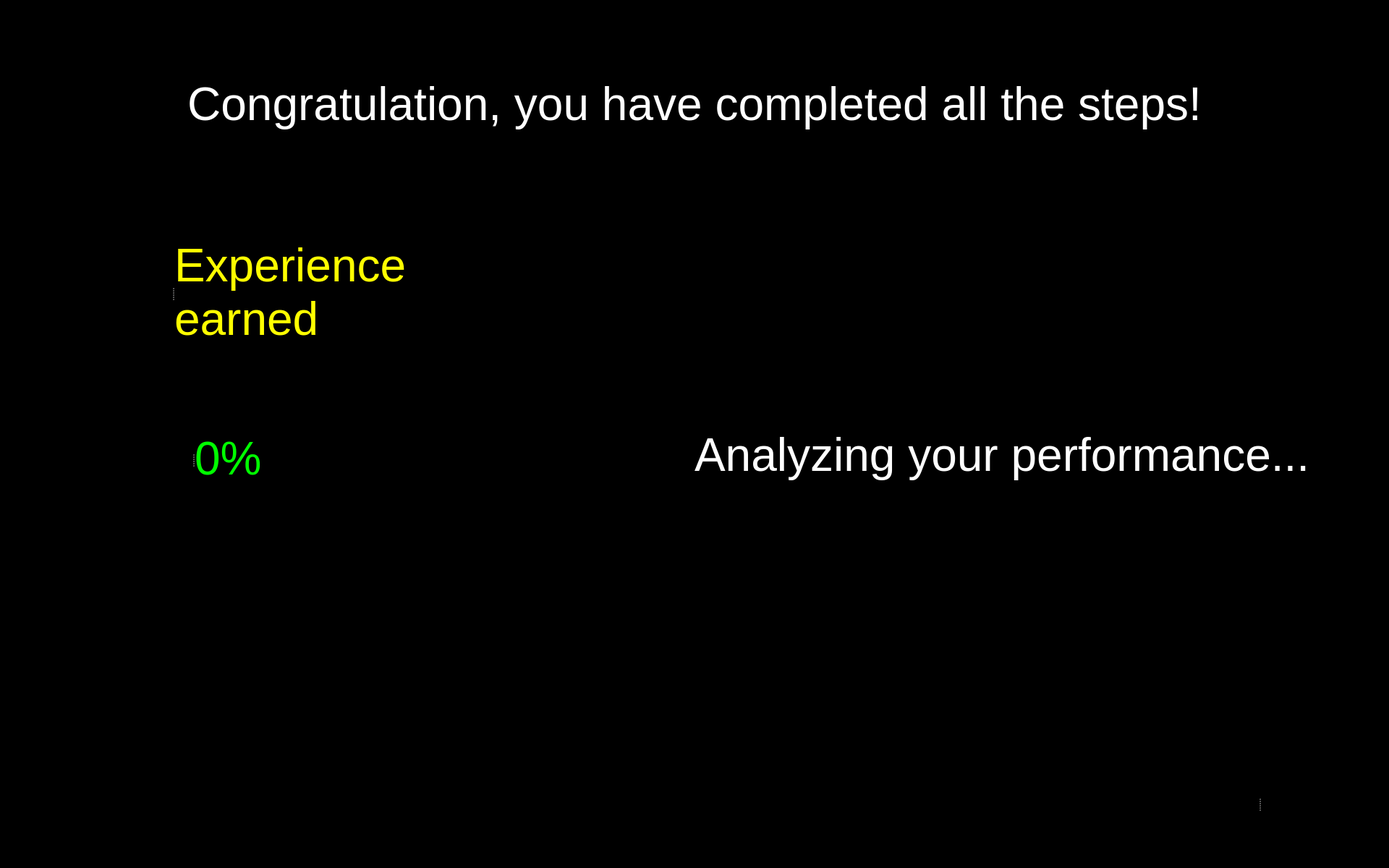
<?xml version="1.0" encoding="UTF-8"?>
<ui version="4.0">
 <class>FoodAssist</class>
 <widget class="QWidget" name="FoodAssist">
  <property name="windowModality">
   <enum>Qt::WindowModal</enum>
  </property>
  <property name="enabled">
   <bool>true</bool>
  </property>
  <property name="geometry">
   <rect>
    <x>0</x>
    <y>0</y>
    <width>1920</width>
    <height>1200</height>
   </rect>
  </property>
  <property name="sizePolicy">
   <sizepolicy hsizetype="Preferred" vsizetype="Preferred">
    <horstretch>0</horstretch>
    <verstretch>0</verstretch>
   </sizepolicy>
  </property>
  <property name="minimumSize">
   <size>
    <width>0</width>
    <height>0</height>
   </size>
  </property>
  <property name="maximumSize">
   <size>
    <width>1920</width>
    <height>1200</height>
   </size>
  </property>
  <property name="windowTitle">
   <string>Food Assist</string>
  </property>
  <property name="windowOpacity">
   <double>1.000000000000000</double>
  </property>
  <property name="styleSheet">
   <string notr="true">background-color: rgb(0, 0, 0);</string>
  </property>
  <widget class="QLabel" name="label_party">
   <property name="geometry">
    <rect>
     <x>800</x>
     <y>260</y>
     <width>300</width>
     <height>300</height>
    </rect>
   </property>
   <property name="text">
    <string/>
   </property>
   <property name="pixmap">
    <pixmap resource="resources/res.qrc">:/img/Partying Face.png</pixmap>
   </property>
   <property name="alignment">
    <set>Qt::AlignCenter</set>
   </property>
  </widget>
  <widget class="QLabel" name="label_text_2">
   <property name="geometry">
    <rect>
     <x>960</x>
     <y>550</y>
     <width>911</width>
     <height>161</height>
    </rect>
   </property>
   <property name="font">
    <font>
     <family>Arial</family>
     <pointsize>48</pointsize>
     <weight>9</weight>
     <italic>false</italic>
     <bold>false</bold>
    </font>
   </property>
   <property name="styleSheet">
    <string notr="true">font: 75 48pt &quot;Arial&quot;;
color: rgb(255, 255, 255);</string>
   </property>
   <property name="text">
    <string>Analyzing your performance...</string>
   </property>
   <property name="textFormat">
    <enum>Qt::RichText</enum>
   </property>
   <property name="alignment">
    <set>Qt::AlignLeading|Qt::AlignLeft|Qt::AlignVCenter</set>
   </property>
   <property name="wordWrap">
    <bool>true</bool>
   </property>
  </widget>
  <widget class="QPushButton" name="button_view">
   <property name="enabled">
    <bool>true</bool>
   </property>
   <property name="geometry">
    <rect>
     <x>800</x>
     <y>560</y>
     <width>150</width>
     <height>150</height>
    </rect>
   </property>
   <property name="minimumSize">
    <size>
     <width>81</width>
     <height>81</height>
    </size>
   </property>
   <property name="maximumSize">
    <size>
     <width>150</width>
     <height>150</height>
    </size>
   </property>
   <property name="cursor">
    <cursorShape>OpenHandCursor</cursorShape>
   </property>
   <property name="focusPolicy">
    <enum>Qt::WheelFocus</enum>
   </property>
   <property name="contextMenuPolicy">
    <enum>Qt::DefaultContextMenu</enum>
   </property>
   <property name="layoutDirection">
    <enum>Qt::LeftToRight</enum>
   </property>
   <property name="autoFillBackground">
    <bool>false</bool>
   </property>
   <property name="styleSheet">
    <string notr="true"/>
   </property>
   <property name="icon">
    <iconset resource="resources/res.qrc">
     <normaloff>:/buttons/Button View.svg</normaloff>:/buttons/Button View.svg</iconset>
   </property>
   <property name="iconSize">
    <size>
     <width>144</width>
     <height>144</height>
    </size>
   </property>
   <property name="autoDefault">
    <bool>false</bool>
   </property>
   <property name="default">
    <bool>false</bool>
   </property>
   <property name="flat">
    <bool>true</bool>
   </property>
  </widget>
  <widget class="QWidget" name="widget_2" native="true">
   <property name="geometry">
    <rect>
     <x>1559</x>
     <y>1030</y>
     <width>361</width>
     <height>161</height>
    </rect>
   </property>
   <property name="styleSheet">
    <string notr="true">background-color: rgb(0,0,0);</string>
   </property>
   <widget class="QSplitter" name="splitter_2">
    <property name="geometry">
     <rect>
      <x>6</x>
      <y>6</y>
      <width>351</width>
      <height>150</height>
     </rect>
    </property>
    <property name="frameShape">
     <enum>QFrame::NoFrame</enum>
    </property>
    <property name="frameShadow">
     <enum>QFrame::Plain</enum>
    </property>
    <property name="lineWidth">
     <number>0</number>
    </property>
    <property name="orientation">
     <enum>Qt::Horizontal</enum>
    </property>
    <property name="opaqueResize">
     <bool>false</bool>
    </property>
    <property name="handleWidth">
     <number>53</number>
    </property>
    <property name="childrenCollapsible">
     <bool>false</bool>
    </property>
    <widget class="QPushButton" name="button_restart">
     <property name="enabled">
      <bool>true</bool>
     </property>
     <property name="minimumSize">
      <size>
       <width>81</width>
       <height>81</height>
      </size>
     </property>
     <property name="maximumSize">
      <size>
       <width>150</width>
       <height>150</height>
      </size>
     </property>
     <property name="cursor">
      <cursorShape>OpenHandCursor</cursorShape>
     </property>
     <property name="focusPolicy">
      <enum>Qt::WheelFocus</enum>
     </property>
     <property name="contextMenuPolicy">
      <enum>Qt::DefaultContextMenu</enum>
     </property>
     <property name="layoutDirection">
      <enum>Qt::LeftToRight</enum>
     </property>
     <property name="autoFillBackground">
      <bool>false</bool>
     </property>
     <property name="styleSheet">
      <string notr="true"/>
     </property>
     <property name="icon">
      <iconset>
       <normaloff>resources/Button Restart.svg</normaloff>resources/Button Restart.svg</iconset>
     </property>
     <property name="iconSize">
      <size>
       <width>144</width>
       <height>144</height>
      </size>
     </property>
     <property name="autoDefault">
      <bool>false</bool>
     </property>
     <property name="default">
      <bool>false</bool>
     </property>
     <property name="flat">
      <bool>true</bool>
     </property>
    </widget>
    <widget class="QPushButton" name="button_exit">
     <property name="enabled">
      <bool>true</bool>
     </property>
     <property name="minimumSize">
      <size>
       <width>81</width>
       <height>81</height>
      </size>
     </property>
     <property name="maximumSize">
      <size>
       <width>150</width>
       <height>150</height>
      </size>
     </property>
     <property name="cursor">
      <cursorShape>OpenHandCursor</cursorShape>
     </property>
     <property name="focusPolicy">
      <enum>Qt::WheelFocus</enum>
     </property>
     <property name="contextMenuPolicy">
      <enum>Qt::DefaultContextMenu</enum>
     </property>
     <property name="icon">
      <iconset resource="resources/res.qrc">
       <normaloff>:/buttons/Button Exit.svg</normaloff>:/buttons/Button Exit.svg</iconset>
     </property>
     <property name="iconSize">
      <size>
       <width>144</width>
       <height>144</height>
      </size>
     </property>
     <property name="autoDefault">
      <bool>false</bool>
     </property>
     <property name="default">
      <bool>false</bool>
     </property>
     <property name="flat">
      <bool>true</bool>
     </property>
    </widget>
   </widget>
  </widget>
  <widget class="QLabel" name="label_text_1">
   <property name="geometry">
    <rect>
     <x>40</x>
     <y>20</y>
     <width>1840</width>
     <height>250</height>
    </rect>
   </property>
   <property name="font">
    <font>
     <family>Arial</family>
     <pointsize>48</pointsize>
     <weight>9</weight>
     <italic>false</italic>
     <bold>false</bold>
    </font>
   </property>
   <property name="styleSheet">
    <string notr="true">font: 75 48pt &quot;Arial&quot;;
color: rgb(255, 255, 255);</string>
   </property>
   <property name="text">
    <string>Congratulation, you have completed all the steps!</string>
   </property>
   <property name="textFormat">
    <enum>Qt::RichText</enum>
   </property>
   <property name="alignment">
    <set>Qt::AlignCenter</set>
   </property>
   <property name="wordWrap">
    <bool>true</bool>
   </property>
  </widget>
  <widget class="QWidget" name="widget_score" native="true">
   <property name="geometry">
    <rect>
     <x>230</x>
     <y>560</y>
     <width>500</width>
     <height>150</height>
    </rect>
   </property>
   <widget class="QSplitter" name="splitter_3">
    <property name="geometry">
     <rect>
      <x>0</x>
      <y>0</y>
      <width>500</width>
      <height>150</height>
     </rect>
    </property>
    <property name="orientation">
     <enum>Qt::Horizontal</enum>
    </property>
    <widget class="QLabel" name="score_flag">
     <property name="enabled">
      <bool>true</bool>
     </property>
     <property name="sizePolicy">
      <sizepolicy hsizetype="Preferred" vsizetype="Preferred">
       <horstretch>0</horstretch>
       <verstretch>0</verstretch>
      </sizepolicy>
     </property>
     <property name="maximumSize">
      <size>
       <width>150</width>
       <height>150</height>
      </size>
     </property>
     <property name="text">
      <string/>
     </property>
     <property name="pixmap">
      <pixmap resource="resources/res.qrc">:/img/Score Flag.svg</pixmap>
     </property>
    </widget>
    <widget class="QLabel" name="label_text_score">
     <property name="font">
      <font>
       <family>Arial</family>
       <pointsize>48</pointsize>
       <weight>9</weight>
       <italic>false</italic>
       <bold>false</bold>
      </font>
     </property>
     <property name="styleSheet">
      <string notr="true">font: 75 48pt &quot;Arial&quot;;
color: rgb(0, 255, 0);</string>
     </property>
     <property name="text">
      <string>0%</string>
     </property>
     <property name="textFormat">
      <enum>Qt::RichText</enum>
     </property>
     <property name="alignment">
      <set>Qt::AlignLeading|Qt::AlignLeft|Qt::AlignVCenter</set>
     </property>
     <property name="wordWrap">
      <bool>true</bool>
     </property>
    </widget>
   </widget>
  </widget>
  <widget class="QWidget" name="widget_xp" native="true">
   <property name="geometry">
    <rect>
     <x>230</x>
     <y>330</y>
     <width>500</width>
     <height>150</height>
    </rect>
   </property>
   <widget class="QSplitter" name="splitter">
    <property name="geometry">
     <rect>
      <x>0</x>
      <y>0</y>
      <width>500</width>
      <height>150</height>
     </rect>
    </property>
    <property name="orientation">
     <enum>Qt::Horizontal</enum>
    </property>
    <widget class="QLabel" name="xp_bolt">
     <property name="maximumSize">
      <size>
       <width>150</width>
       <height>150</height>
      </size>
     </property>
     <property name="text">
      <string/>
     </property>
     <property name="pixmap">
      <pixmap resource="resources/res.qrc">:/img/XP Bolt.svg</pixmap>
     </property>
    </widget>
    <widget class="QLabel" name="label_text_xp">
     <property name="font">
      <font>
       <family>Arial</family>
       <pointsize>48</pointsize>
       <weight>9</weight>
       <italic>false</italic>
       <bold>false</bold>
      </font>
     </property>
     <property name="styleSheet">
      <string notr="true">font: 75 48pt &quot;Arial&quot;;
color: rgb(255, 255, 0);</string>
     </property>
     <property name="text">
      <string>Experience earned</string>
     </property>
     <property name="textFormat">
      <enum>Qt::RichText</enum>
     </property>
     <property name="alignment">
      <set>Qt::AlignLeading|Qt::AlignLeft|Qt::AlignVCenter</set>
     </property>
     <property name="wordWrap">
      <bool>true</bool>
     </property>
    </widget>
   </widget>
  </widget>
  <zorder>label_text_1</zorder>
  <zorder>label_party</zorder>
  <zorder>button_view</zorder>
  <zorder>label_text_2</zorder>
  <zorder>widget_2</zorder>
  <zorder>widget_score</zorder>
  <zorder>widget_xp</zorder>
 </widget>
 <resources>
  <include location="resources/res.qrc"/>
  <include location="../de/resources/res.qrc"/>
 </resources>
 <connections/>
</ui>
